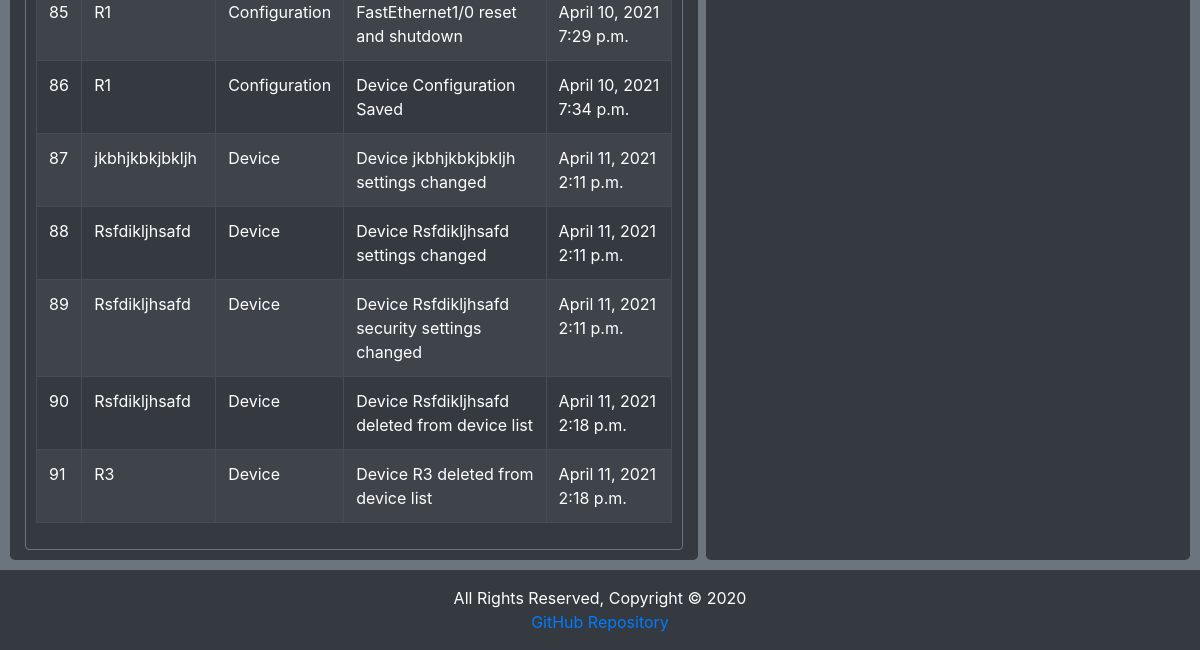
/reports (signed in, lower part), run on an earlier commit of the app's database.
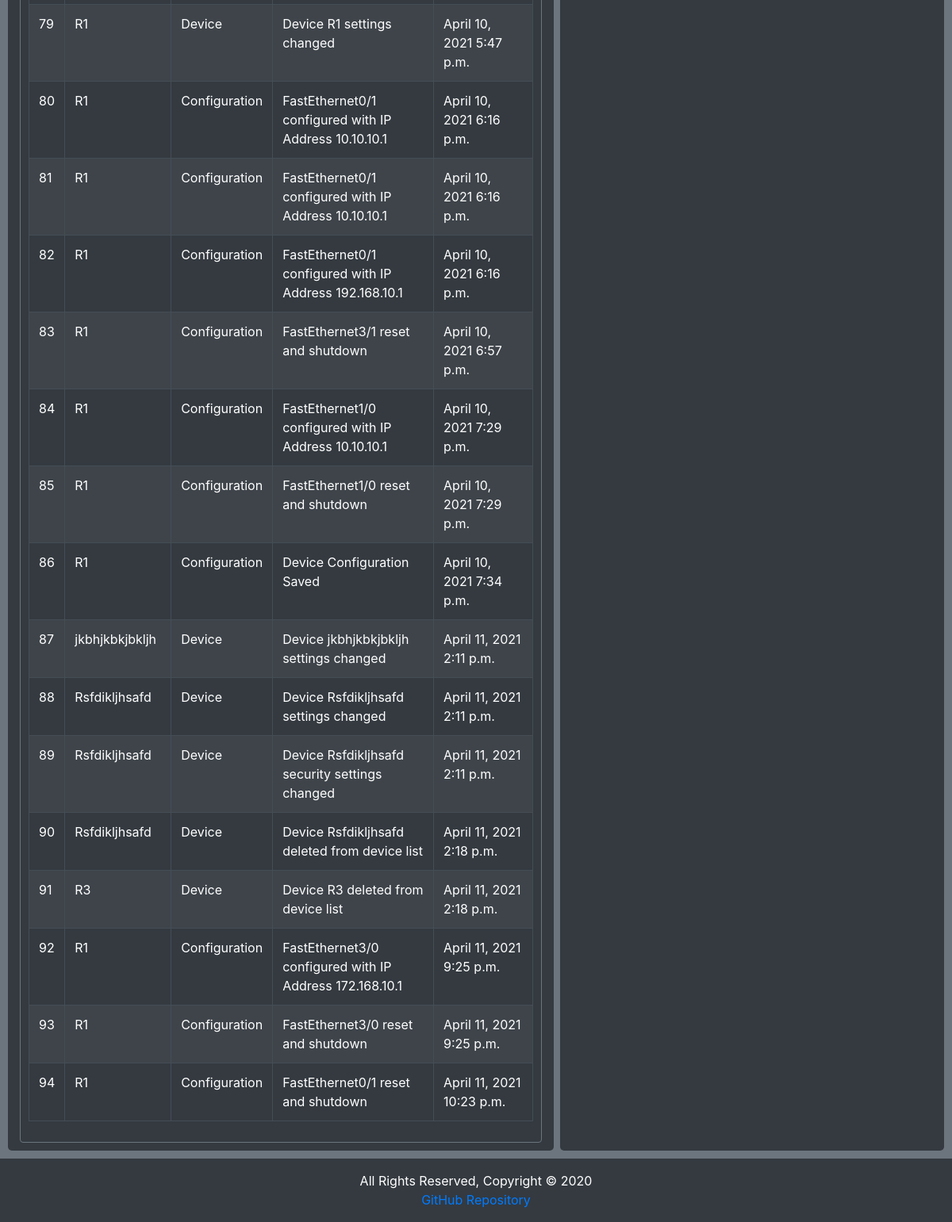
And on a later commit of the database.
### devices/models.py (models this page shows, shortened)
class Alert(models.Model):
    id = models.AutoField(primary_key=True)
    user = models.ForeignKey(User, on_delete=models.CASCADE)
    device = models.CharField(max_length=250, null=False)
    type = models.CharField(max_length=250, null=False)
    description = models.CharField(max_length=250, null=False)
    date = models.DateField(default=timezone.now().date())
    time = models.TimeField(default=timezone.now().time())

### accounts/views/reports.py (the view, shortened to what this page needs)
# urls.py: path('reports', login_required(ReportsView.as_view()), name='Reports'),
class ReportsView(View):
    template = 'accounts_reports.html'
    success_redirect = 'accounts:Reports'
    exception_redirect = 'devices:Device-Manager'
    def get(self, request):
        audit_logs = Alert.objects.filter(user__username=request.user)
        user_backups = Backup.objects.filter(user__username=request.user)
        args = {'config_logs': audit_logs, 'backups': user_backups}
        return render(request, self.template, args)

### templates/accounts_reports.html (shortened to what this page needs)
{% extends 'base.html' %}
{% block body %}
    <div class="row">
        <div class="col-7 widget table-responsive">
            <div class="card card-custom">
                <table id="Table" class="table table-dark table-striped table-bordered">
                    <tbody>
                    {% for i in config_logs %}
                        <tr>
                            <td>{{ i.id }}</td>
                            <td>{{ i.device }}</td>
                            <td>{{ i.type }}</td>
                            <td>{{ i.description }}</td>
                            <td>{{ i.date }} {{ i.time }}</td>
                        </tr>
                    {% endfor %}
                    </tbody>
                </table>
            </div>
        </div>
        <div class="col widget table-responsive ml-2">
        </div>
    </div>
{% endblock %}
{% block script %}
    <link rel="stylesheet" type="text/css"
          href="https://cdn.datatables.net/v/bs4/jszip-2.5.0/dt-1.10.24/b-1.7.0/b-html5-1.7.0/rg-1.1.2/sc-2.0.3/datatables.min.css"/>
{% endblock %}

What changed in the data, as far as the page shows it:
now on this page (row unchanged): Alert: id "79", device "R1", type "Device", description "Device R1 settings changed", date "April 10, 2021", time "5:47 p.m."
now on this page (row unchanged): Alert: id "80", device "R1", type "Configuration", description "FastEthernet0/1 configured with IP Address 10.10.10.1", date "April 10, 2021", time "6:16 p.m."
now on this page (row unchanged): Alert: id "81", device "R1", type "Configuration", description "FastEthernet0/1 configured with IP Address 10.10.10.1", date "April 10, 2021", time "6:16 p.m."
now on this page (row unchanged): Alert: id "82", device "R1", type "Configuration", description "FastEthernet0/1 configured with IP Address 192.168.10.1", date "April 10, 2021", time "6:16 p.m."
now on this page (row unchanged): Alert: id "83", device "R1", type "Configuration", description "FastEthernet3/1 reset and shutdown", date "April 10, 2021", time "6:57 p.m."
now on this page (row unchanged): Alert: id "84", device "R1", type "Configuration", description "FastEthernet1/0 configured with IP Address 10.10.10.1", date "April 10, 2021", time "7:29 p.m."
added Alert: id "92", device "R1", type "Configuration", description "FastEthernet3/0 configured with IP Address 172.168.10.1", date "April 11, 2021", time "9:25 p.m."
added Alert: id "93", device "R1", type "Configuration", description "FastEthernet3/0 reset and shutdown", date "April 11, 2021", time "9:25 p.m."
added Alert: id "94", device "R1", type "Configuration", description "FastEthernet0/1 reset and shutdown", date "April 11, 2021", time "10:23 p.m."
